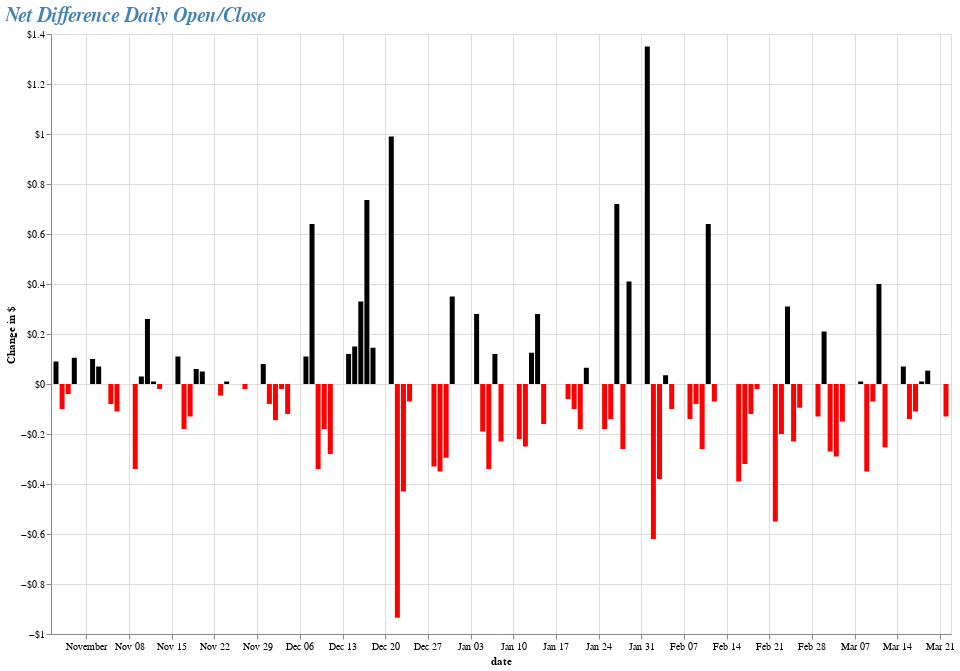

The notebook cell this image was saved under:
### Code cell
chart2.configure_title(
    fontSize=20,
    font='Palatino Linotype',
    fontStyle='italic',
    anchor='start',
    color='steelblue'
)

### Figure 1 — Vega-Lite specification as saved in the notebook (floating-point values rounded to 4 significant figures)
{"config": {"view": {"continuousWidth": 400, "continuousHeight": 300}, "title": {"anchor": "start", "color": "steelblue", "font": "Palatino Linotype", "fontSize": 20, "fontStyle": "italic"}}, "data": {"name": "data-956453121fded6beee37e1ef87307326"}, "mark": "bar", "encoding": {"color": {"condition": {"value": "black", "test": "(datum.diff > 0)"}, "value": "red"}, "tooltip": [{"type": "quantitative", "field": "diff"}, {"type": "temporal", "field": "date"}], "x": {"type": "temporal", "field": "date"}, "y": {"type": "quantitative", "axis": {"format": "$", "title": "Change in $"}, "field": "diff"}}, "height": 600, "selection": {"selector020": {"type": "interval", "bind": "scales", "encodings": ["x", "y"]}}, "title": "Net Difference Daily Open/Close", "width": 900, "$schema": "https://vega.github.io/schema/vega-lite/v4.8.1.json", "datasets": {"data-956453121fded6beee37e1ef87307326": [{"date": "2021-03-22", "diff": -0.13}, {"date": "2021-03-19", "diff": 0.0535}, {"date": "2021-03-18", "diff": 0.01}, {"date": "2021-03-17", "diff": -0.11}, {"date": "2021-03-16", "diff": -0.14}, {"date": "2021-03-15", "diff": 0.07}, {"date": "2021-03-12", "diff": -0.2535}, {"date": "2021-03-11", "diff": 0.4}, {"date": "2021-03-10", "diff": -0.07}, {"date": "2021-03-09", "diff": -0.35}, {"date": "2021-03-08", "diff": 0.01}, {"date": "2021-03-05", "diff": -0.15}, {"date": "2021-03-04", "diff": -0.29}, {"date": "2021-03-03", "diff": -0.27}, {"date": "2021-03-02", "diff": 0.21}, {"date": "2021-03-01", "diff": -0.13}, {"date": "2021-02-26", "diff": -0.095}, {"date": "2021-02-25", "diff": -0.23}, {"date": "2021-02-24", "diff": 0.31}, {"date": "2021-02-23", "diff": -0.2}, {"date": "2021-02-22", "diff": -0.55}, {"date": "2021-02-19", "diff": -0.02}, {"date": "2021-02-18", "diff": -0.12}, {"date": "2021-02-17", "diff": -0.32}, {"date": "2021-02-16", "diff": -0.39}, {"date": "2021-02-12", "diff": -0.07}, {"date": "2021-02-11", "diff": 0.64}, {"date": "2021-02-10", "diff": -0.26}, {"date": "2021-02-09", "diff": -0.08}, {"date": "2021-02-08", "diff": -0.14}, {"date": "2021-02-05", "diff": -0.1}, {"date": "2021-02-04", "diff": 0.035}, {"date": "2021-02-03", "diff": -0.38}, {"date": "2021-02-02", "diff": -0.62}, {"date": "2021-02-01", "diff": 1.35}, {"date": "2021-01-29", "diff": 0.41}, {"date": "2021-01-28", "diff": -0.26}, {"date": "2021-01-27", "diff": 0.72}, {"date": "2021-01-26", "diff": -0.14}, {"date": "2021-01-25", "diff": -0.18}, {"date": "2021-01-22", "diff": 0.065}, {"date": "2021-01-21", "diff": -0.18}, {"date": "2021-01-20", "diff": -0.1}, {"date": "2021-01-19", "diff": -0.06}, {"date": "2021-01-15", "diff": -0.16}, {"date": "2021-01-14", "diff": 0.28}, {"date": "2021-01-13", "diff": 0.125}, {"date": "2021-01-12", "diff": -0.25}, {"date": "2021-01-11", "diff": -0.22}, {"date": "2021-01-08", "diff": -0.23}, {"date": "2021-01-07", "diff": 0.12}, {"date": "2021-01-06", "diff": -0.34}, {"date": "2021-01-05", "diff": -0.19}, {"date": "2021-01-04", "diff": 0.28}, {"date": "2020-12-31", "diff": 0.35}, {"date": "2020-12-30", "diff": -0.295}, {"date": "2020-12-29", "diff": -0.35}, {"date": "2020-12-28", "diff": -0.33}, {"date": "2020-12-24", "diff": -0.07}, {"date": "2020-12-23", "diff": -0.43}, {"date": "2020-12-22", "diff": -0.935}, {"date": "2020-12-21", "diff": 0.99}, {"date": "2020-12-18", "diff": 0.145}, {"date": "2020-12-17", "diff": 0.7365}, {"date": "2020-12-16", "diff": 0.33}, {"date": "2020-12-15", "diff": 0.15}, {"date": "2020-12-14", "diff": 0.12}, {"date": "2020-12-11", "diff": -0.28}, {"date": "2020-12-10", "diff": -0.18}, {"date": "2020-12-09", "diff": -0.34}, {"date": "2020-12-08", "diff": 0.64}, {"date": "2020-12-07", "diff": 0.11}, {"date": "2020-12-04", "diff": -0.12}, {"date": "2020-12-03", "diff": -0.02}, {"date": "2020-12-02", "diff": -0.145}, {"date": "2020-12-01", "diff": -0.08}, {"date": "2020-11-30", "diff": 0.08}, {"date": "2020-11-27", "diff": -0.02}, {"date": "2020-11-25", "diff": 0.0}, {"date": "2020-11-24", "diff": 0.01}, {"date": "2020-11-23", "diff": -0.0464}, {"date": "2020-11-20", "diff": 0.05}, {"date": "2020-11-19", "diff": 0.06}, {"date": "2020-11-18", "diff": -0.13}, {"date": "2020-11-17", "diff": -0.18}, {"date": "2020-11-16", "diff": 0.11}, {"date": "2020-11-13", "diff": -0.02}, {"date": "2020-11-12", "diff": 0.01}, {"date": "2020-11-11", "diff": 0.26}, {"date": "2020-11-10", "diff": 0.03}, {"date": "2020-11-09", "diff": -0.34}, {"date": "2020-11-06", "diff": -0.11}, {"date": "2020-11-05", "diff": -0.08}, {"date": "2020-11-04", "diff": 0.0}, {"date": "2020-11-03", "diff": 0.07}, {"date": "2020-11-02", "diff": 0.1}, {"date": "2020-10-30", "diff": 0.105}, {"date": "2020-10-29", "diff": -0.04}, {"date": "2020-10-28", "diff": -0.1}, {"date": "2020-10-27", "diff": 0.09}]}}
